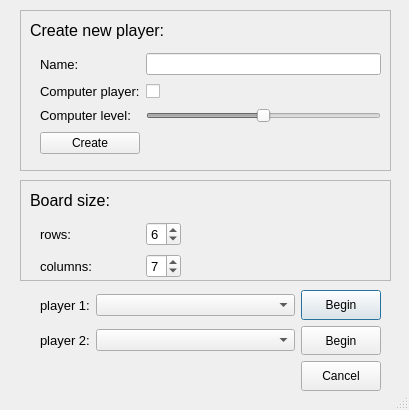
<?xml version="1.0" encoding="UTF-8"?>
<ui version="4.0">
 <class>NewGameDialog</class>
 <widget class="QDialog" name="NewGameDialog">
  <property name="geometry">
   <rect>
    <x>0</x>
    <y>0</y>
    <width>409</width>
    <height>410</height>
   </rect>
  </property>
  <property name="sizePolicy">
   <sizepolicy hsizetype="Expanding" vsizetype="Expanding">
    <horstretch>0</horstretch>
    <verstretch>0</verstretch>
   </sizepolicy>
  </property>
  <property name="windowTitle">
   <string>Dialog</string>
  </property>
  <property name="sizeGripEnabled">
   <bool>true</bool>
  </property>
  <property name="modal">
   <bool>true</bool>
  </property>
  <widget class="QFrame" name="frame">
   <property name="geometry">
    <rect>
     <x>20</x>
     <y>10</y>
     <width>371</width>
     <height>161</height>
    </rect>
   </property>
   <property name="sizePolicy">
    <sizepolicy hsizetype="Preferred" vsizetype="Fixed">
     <horstretch>0</horstretch>
     <verstretch>0</verstretch>
    </sizepolicy>
   </property>
   <property name="baseSize">
    <size>
     <width>0</width>
     <height>150</height>
    </size>
   </property>
   <property name="frameShape">
    <enum>QFrame::StyledPanel</enum>
   </property>
   <property name="frameShadow">
    <enum>QFrame::Sunken</enum>
   </property>
   <widget class="QLabel" name="label_2">
    <property name="geometry">
     <rect>
      <x>10</x>
      <y>10</y>
      <width>221</width>
      <height>21</height>
     </rect>
    </property>
    <property name="font">
     <font>
      <pointsize>12</pointsize>
     </font>
    </property>
    <property name="text">
     <string>Create new player:</string>
    </property>
   </widget>
   <widget class="QWidget" name="gridLayoutWidget">
    <property name="geometry">
     <rect>
      <x>20</x>
      <y>40</y>
      <width>341</width>
      <height>111</height>
     </rect>
    </property>
    <layout class="QGridLayout" name="gridLayout">
     <item row="0" column="0">
      <widget class="QLabel" name="label_3">
       <property name="font">
        <font>
         <pointsize>10</pointsize>
        </font>
       </property>
       <property name="text">
        <string>Name:</string>
       </property>
      </widget>
     </item>
     <item row="0" column="1">
      <widget class="QLineEdit" name="playerNameLineEdit"/>
     </item>
     <item row="2" column="0">
      <widget class="QLabel" name="label_5">
       <property name="font">
        <font>
         <pointsize>10</pointsize>
        </font>
       </property>
       <property name="text">
        <string>Computer level:</string>
       </property>
      </widget>
     </item>
     <item row="1" column="0">
      <widget class="QLabel" name="label_6">
       <property name="font">
        <font>
         <pointsize>10</pointsize>
        </font>
       </property>
       <property name="text">
        <string>Computer player:</string>
       </property>
      </widget>
     </item>
     <item row="1" column="1">
      <widget class="QCheckBox" name="cpuPlayerCheckBox">
       <property name="sizePolicy">
        <sizepolicy hsizetype="Minimum" vsizetype="Fixed">
         <horstretch>0</horstretch>
         <verstretch>0</verstretch>
        </sizepolicy>
       </property>
       <property name="text">
        <string/>
       </property>
      </widget>
     </item>
     <item row="3" column="0">
      <widget class="QPushButton" name="createPlayerPushButton">
       <property name="text">
        <string>Create</string>
       </property>
      </widget>
     </item>
     <item row="2" column="1">
      <widget class="QSlider" name="cpuLvlHorizontalSlider">
       <property name="enabled">
        <bool>false</bool>
       </property>
       <property name="minimum">
        <number>0</number>
       </property>
       <property name="maximum">
        <number>2</number>
       </property>
       <property name="singleStep">
        <number>3</number>
       </property>
       <property name="value">
        <number>1</number>
       </property>
       <property name="sliderPosition">
        <number>1</number>
       </property>
       <property name="orientation">
        <enum>Qt::Horizontal</enum>
       </property>
       <property name="tickPosition">
        <enum>QSlider::NoTicks</enum>
       </property>
      </widget>
     </item>
    </layout>
   </widget>
  </widget>
  <widget class="QWidget" name="gridLayoutWidget_2">
   <property name="geometry">
    <rect>
     <x>40</x>
     <y>290</y>
     <width>341</width>
     <height>101</height>
    </rect>
   </property>
   <layout class="QGridLayout" name="gridLayout_2">
    <item row="0" column="0">
     <widget class="QLabel" name="label_4">
      <property name="font">
       <font>
        <pointsize>10</pointsize>
       </font>
      </property>
      <property name="text">
       <string>player 1:</string>
      </property>
     </widget>
    </item>
    <item row="1" column="1">
     <widget class="QComboBox" name="player1ComboBox">
      <property name="sizePolicy">
       <sizepolicy hsizetype="Expanding" vsizetype="Fixed">
        <horstretch>0</horstretch>
        <verstretch>0</verstretch>
       </sizepolicy>
      </property>
     </widget>
    </item>
    <item row="0" column="1">
     <widget class="QComboBox" name="player0ComboBox">
      <property name="sizePolicy">
       <sizepolicy hsizetype="Expanding" vsizetype="Fixed">
        <horstretch>0</horstretch>
        <verstretch>0</verstretch>
       </sizepolicy>
      </property>
     </widget>
    </item>
    <item row="1" column="0">
     <widget class="QLabel" name="label">
      <property name="font">
       <font>
        <pointsize>10</pointsize>
       </font>
      </property>
      <property name="text">
       <string>player 2:</string>
      </property>
     </widget>
    </item>
    <item row="1" column="2">
     <widget class="QPushButton" name="player1BeginsPushButton">
      <property name="sizePolicy">
       <sizepolicy hsizetype="Minimum" vsizetype="Expanding">
        <horstretch>0</horstretch>
        <verstretch>0</verstretch>
       </sizepolicy>
      </property>
      <property name="text">
       <string>Begin</string>
      </property>
     </widget>
    </item>
    <item row="0" column="2">
     <widget class="QPushButton" name="player0BeginsPushButton">
      <property name="sizePolicy">
       <sizepolicy hsizetype="Minimum" vsizetype="Expanding">
        <horstretch>0</horstretch>
        <verstretch>0</verstretch>
       </sizepolicy>
      </property>
      <property name="text">
       <string>Begin</string>
      </property>
      <property name="default">
       <bool>true</bool>
      </property>
     </widget>
    </item>
    <item row="2" column="2">
     <widget class="QPushButton" name="cancelPushButton">
      <property name="sizePolicy">
       <sizepolicy hsizetype="Minimum" vsizetype="Expanding">
        <horstretch>0</horstretch>
        <verstretch>0</verstretch>
       </sizepolicy>
      </property>
      <property name="text">
       <string>Cancel</string>
      </property>
     </widget>
    </item>
   </layout>
  </widget>
  <widget class="QFrame" name="frame_2">
   <property name="geometry">
    <rect>
     <x>20</x>
     <y>180</y>
     <width>371</width>
     <height>101</height>
    </rect>
   </property>
   <property name="frameShape">
    <enum>QFrame::StyledPanel</enum>
   </property>
   <property name="frameShadow">
    <enum>QFrame::Sunken</enum>
   </property>
   <widget class="QWidget" name="gridLayoutWidget_5">
    <property name="geometry">
     <rect>
      <x>20</x>
      <y>40</y>
      <width>141</width>
      <height>61</height>
     </rect>
    </property>
    <property name="font">
     <font>
      <pointsize>10</pointsize>
     </font>
    </property>
    <layout class="QGridLayout" name="gridLayout_5">
     <item row="0" column="0">
      <widget class="QLabel" name="label_8">
       <property name="sizePolicy">
        <sizepolicy hsizetype="Preferred" vsizetype="Preferred">
         <horstretch>0</horstretch>
         <verstretch>0</verstretch>
        </sizepolicy>
       </property>
       <property name="font">
        <font>
         <pointsize>10</pointsize>
        </font>
       </property>
       <property name="text">
        <string>rows:</string>
       </property>
      </widget>
     </item>
     <item row="0" column="1">
      <widget class="QSpinBox" name="rowsSpinBox">
       <property name="sizePolicy">
        <sizepolicy hsizetype="Fixed" vsizetype="Fixed">
         <horstretch>0</horstretch>
         <verstretch>0</verstretch>
        </sizepolicy>
       </property>
       <property name="font">
        <font>
         <pointsize>10</pointsize>
        </font>
       </property>
       <property name="readOnly">
        <bool>false</bool>
       </property>
       <property name="keyboardTracking">
        <bool>true</bool>
       </property>
       <property name="minimum">
        <number>4</number>
       </property>
       <property name="maximum">
        <number>9</number>
       </property>
       <property name="value">
        <number>6</number>
       </property>
      </widget>
     </item>
     <item row="1" column="1">
      <widget class="QSpinBox" name="columnsSpinBox">
       <property name="font">
        <font>
         <pointsize>10</pointsize>
        </font>
       </property>
       <property name="keyboardTracking">
        <bool>true</bool>
       </property>
       <property name="minimum">
        <number>4</number>
       </property>
       <property name="maximum">
        <number>9</number>
       </property>
       <property name="value">
        <number>7</number>
       </property>
      </widget>
     </item>
     <item row="1" column="0">
      <widget class="QLabel" name="label_9">
       <property name="font">
        <font>
         <pointsize>10</pointsize>
        </font>
       </property>
       <property name="text">
        <string>columns:</string>
       </property>
      </widget>
     </item>
    </layout>
   </widget>
   <widget class="QLabel" name="label_7">
    <property name="geometry">
     <rect>
      <x>10</x>
      <y>10</y>
      <width>221</width>
      <height>21</height>
     </rect>
    </property>
    <property name="font">
     <font>
      <pointsize>12</pointsize>
     </font>
    </property>
    <property name="text">
     <string>Board size:</string>
    </property>
   </widget>
  </widget>
 </widget>
 <tabstops>
  <tabstop>playerNameLineEdit</tabstop>
  <tabstop>cpuPlayerCheckBox</tabstop>
  <tabstop>cpuLvlHorizontalSlider</tabstop>
  <tabstop>createPlayerPushButton</tabstop>
  <tabstop>rowsSpinBox</tabstop>
  <tabstop>columnsSpinBox</tabstop>
  <tabstop>player0ComboBox</tabstop>
  <tabstop>player1ComboBox</tabstop>
  <tabstop>player0BeginsPushButton</tabstop>
  <tabstop>player1BeginsPushButton</tabstop>
  <tabstop>cancelPushButton</tabstop>
 </tabstops>
 <resources/>
 <connections>
  <connection>
   <sender>cancelPushButton</sender>
   <signal>clicked()</signal>
   <receiver>NewGameDialog</receiver>
   <slot>reject()</slot>
   <hints>
    <hint type="sourcelabel">
     <x>342</x>
     <y>375</y>
    </hint>
    <hint type="destinationlabel">
     <x>204</x>
     <y>204</y>
    </hint>
   </hints>
  </connection>
  <connection>
   <sender>player0BeginsPushButton</sender>
   <signal>clicked()</signal>
   <receiver>NewGameDialog</receiver>
   <slot>player0Begins()</slot>
   <hints>
    <hint type="sourcelabel">
     <x>342</x>
     <y>305</y>
    </hint>
    <hint type="destinationlabel">
     <x>204</x>
     <y>204</y>
    </hint>
   </hints>
  </connection>
  <connection>
   <sender>createPlayerPushButton</sender>
   <signal>clicked()</signal>
   <receiver>NewGameDialog</receiver>
   <slot>createPlayer()</slot>
   <hints>
    <hint type="sourcelabel">
     <x>90</x>
     <y>143</y>
    </hint>
    <hint type="destinationlabel">
     <x>204</x>
     <y>204</y>
    </hint>
   </hints>
  </connection>
  <connection>
   <sender>player1BeginsPushButton</sender>
   <signal>clicked()</signal>
   <receiver>NewGameDialog</receiver>
   <slot>player1Begins()</slot>
   <hints>
    <hint type="sourcelabel">
     <x>342</x>
     <y>340</y>
    </hint>
    <hint type="destinationlabel">
     <x>204</x>
     <y>204</y>
    </hint>
   </hints>
  </connection>
  <connection>
   <sender>cpuPlayerCheckBox</sender>
   <signal>stateChanged(int)</signal>
   <receiver>NewGameDialog</receiver>
   <slot>cpuLvlSliderEnable(int)</slot>
   <hints>
    <hint type="sourcelabel">
     <x>263</x>
     <y>88</y>
    </hint>
    <hint type="destinationlabel">
     <x>204</x>
     <y>204</y>
    </hint>
   </hints>
  </connection>
 </connections>
 <slots>
  <slot>createPlayer()</slot>
  <slot>player0Begins()</slot>
  <slot>player1Begins()</slot>
  <slot>cpuLvlSliderEnable(int)</slot>
 </slots>
</ui>
